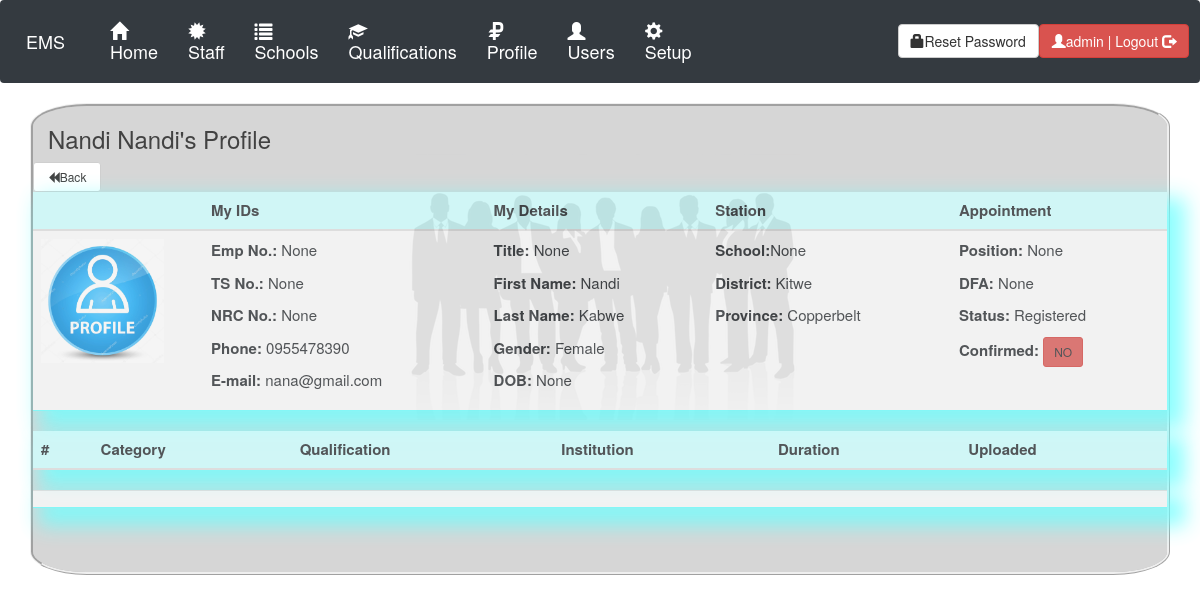
The app's page /staff/staffprofile/1 (signed in) with its own data.
### staff/models.py (models this page shows, shortened)
class Staff(models.Model):
    GENDER = (('M', 'Male'),('F', 'Female'))
    STATUS = (('Registered', 'Registered'),('Pending', 'Pending'),('Updated', 'Updated'),('Approved', 'Approved'),('Disapproved', 'Disapproved'))
    tsnumber = models.CharField("TS Number",unique=True,null=True,max_length=8)
    fname = models.CharField("First Name",max_length=20)
    lname = models.CharField("Last Name",max_length=20)
    mname = models.CharField("Middle Name",max_length=20,blank=True)
    email = models.EmailField("Email",null=True,unique=True)
    gender = models.CharField("Gender",choices=GENDER,max_length=1)
    status = models.CharField("STATUS",choices=STATUS,max_length=11,default="Registered")
    isconfirmed = models.BooleanField(default=False)
    empnumber = models.CharField("Employee No.",unique=True,null=True,max_length=8)
    mobile=models.CharField("Contact No.", max_length=20,blank=True,null=True,unique=True)
    nrc = models.CharField("NRC",max_length=11,null=True)
    birth_date = models.DateField("Date of Birth", auto_now=False, null=True)
    first_appointment = models.DateField("Date of First Appointment", auto_now=False, null=True)
    title = models.ForeignKey(Title,null=True,on_delete=models.SET_NULL)
    position = models.ForeignKey(Position,null=True,on_delete=models.SET_NULL)
    school = models.ForeignKey(School,null=True,on_delete=models.SET_NULL)
    district = models.ForeignKey(District,null=True,on_delete=models.SET_NULL)
    province = models.ForeignKey(Province,null=True,on_delete=models.SET_NULL)
    datecreated= models.DateTimeField(auto_now_add=True)
    author = models.ForeignKey(User,on_delete=models.DO_NOTHING)
    search = models.CharField("Search",max_length=200,null=True)
    comment = models.CharField("Comment",max_length=200,default=" ")
    export_to_file=models.BooleanField(default=False)
    qualifications = models.IntegerField(default=0)
    profilepic=models.ImageField("Staff Photo",upload_to='profile',default="profile/profile.jpg")
    is_updated=models.BooleanField(default=False)
    is_active=models.BooleanField(default=False)

### school/models.py (models this page shows)
class District(models.Model):
    district = models.CharField("Location",max_length=30,unique=True)
    datecreated= models.DateTimeField(auto_now_add=True)
    province = models.ForeignKey(Province,on_delete=models.DO_NOTHING)
    schoolnumber = models.IntegerField(default=0)
    staffnumber = models.IntegerField(default=0)
    author = models.ForeignKey(User,on_delete=models.DO_NOTHING)
    def __str__(self):
        return self.district

class Province(models.Model):
    province = models.CharField("Province",max_length=30,unique=True)
    datecreated= models.DateTimeField(auto_now_add=True)
    districtnumber = models.IntegerField(default=0)
    schoolnumber = models.IntegerField(default=0)
    staffnumber = models.IntegerField(default=0)
    author = models.ForeignKey(User,on_delete=models.DO_NOTHING)
    def __str__(self):
        return self.province

### staff/views.py (the view)
# urls.py: path('staff/staffprofile/<int:id>', views.staff_profile,name='staffprofile'),
@permission_required('staff.view_staff')
def staff_profile(request,id):
    record = get_object_or_404(Staff, id=id)
    profile=Staff.objects.get(id=record.id)
    qualifications=Qualification.objects.filter(staff_id=record.id).order_by('-id')
    uploads=Documentupload.objects.filter(staff_id=record.id).order_by('-isimage')
    docs=Staffdocument.objects.filter(staff_id=record.id)
    uploadcount=Documentupload.objects.filter(staff_id=record.id).order_by('-isimage').count()
    doccount=Staffdocument.objects.filter(staff_id=record.id).count()
    if record.status == "Pending":
        context={"title":'Information',"sub":record.fname+" "+record.fname+"'s","profile":profile,"myprofile":"active","qualifications":qualifications,"uploads":uploads,"docs":docs,"uploadcount":uploadcount,"doccount":doccount,"showform":'none'}
    else:
        context={"title":'Profile',"sub":record.fname+" "+record.fname+"'s","profile":profile,"myprofile":"active","qualifications":qualifications,"uploads":uploads,"docs":docs,"uploadcount":uploadcount,"doccount":doccount,"showform":'none'}
    return render(request,'staff/staffprofile.html',context)

### staff/views.py (called while the page is built)
def permission_required(perm, login_url=None, raise_exception=True):
	def check_perms(user):
		if isinstance(perm, six.string_types):
			perms = (perm, )
		else:
			perms = perm
		if user.has_perms(perms):
			return True
		if raise_exception and user.pk:
			raise PermissionDenied
		return False
	return user_passes_test(check_perms, login_url=login_url)

### staff/templates/staff/staffprofile.html (shortened to what this page needs)
{% extends 'template.html' %}
{% block content %}
{% if title == "Profile" %}
<a href="{% url 'allstaff' %}" class="btn btn-default btn-sm" style="width:6%"><i class="glyphicon glyphicon-backward"></i>Back</a>
{% else %}
<a href="{% url 'unapprovedstaff' %}" class="btn btn-default btn-sm" style="width:6%"><i class="glyphicon glyphicon-backward"></i>Back</a>
{% endif %}
	<table class="table table-striped table-hover">
     <thead>
        <th></th>
        <th>My IDs</th>
        <th>My Details</th>
        <th>Station</th>
        <th>Appointment</th>
    </thead>
        <tr>
            <td style="width: 15%;">
                <a href="{{profile.profilepic.url}}"><img src="{{profile.profilepic.url}}" style="width:80%;"></a>
            </td>
            <td>
                <p><b>Emp No.:</b> {{profile.empnumber}}</p>
                <b>TS No.:</b> {{profile.tsnumber}}</p>
                <p><b>NRC No.:</b> {{profile.nrc}}</p>
                <p><b>Phone:</b> {{profile.mobile}}</p>
                <p><b>E-mail:</b> {{profile.email}}</p>
            </td>
            <td>
                <p><b>Title:</b> {{profile.title}} </p>
                <p><b>First Name:</b> {{profile.fname}} </p>
                <p><b>Last Name:</b> {{profile.lname}}</p>
                <p><b>Gender: </b> {% if profile.gender == 'M' %}Male{% else %}Female{% endif %}</p>
                <p><b>DOB: </b> {{profile.birth_date}}</p>
            </td>
            <td>
                <p><b>School:</b>{{profile.school}}</p>
                <p><b>District:</b> {{profile.district}}</p>
                <p><b>Province:</b> {{profile.province}}</p>
            </td>
            <td>
                <p><b>Position:</b> {{profile.position}}</p>
                <p><b>DFA:</b> {{profile.first_appointment}}</p>
                <p><b>Status:</b> {{profile.status}}</p>
                <p><b>Confirmed:</b> {% if profile.isconfirmed %}<a class="btn btn-success btn-sm">YES</a>{% else %}<a class="btn btn-danger btn-sm">NO</a>{% endif %}</p>
            </td>
        </tr>
</table>
<table class="table table-striped table-hover">
    <thead>
       <th>#</th>
       <th>Category</th>
       <th>Qualification</th>
       <th>Institution</th>
       <th>Duration</th>
       <th>Uploaded</th>
   </thead>
</table>
<table class="table table-striped table-hover">
<tr>
<td>
</td>
</tr>
</table>
{% endblock %}

### account/templates/navbar.html (shortened to what this page needs)
<nav class="navbar navbar-expand-md navbar-dark fixed-top bg-dark">
  <a class="navbar-brand" href="{% url 'home' %}">EMS
  </a>
  <div class="collapse navbar-collapse" id="navbarCollapse">
    {% if request.user.is_authenticated %}
    <ul class="navbar-nav mr-auto">
      <h4>
        <li class="nav-item active">
          <a class="nav-link" href="{% url 'home' %}">
            <i class="glyphicon glyphicon-home"></i>
            <br/>Home</a>
        </li>
      </h4>
        {% include 'blank.html' %}
        <h4>
        <li class="nav-item active">
        {% if perms.staff.view_staffmodule %}
          <a class="nav-link" href="{% url 'staffmodule' %}">
           <i class="glyphicon glyphicon-certificate"></i>
            <br/>Staff</a>
            {% endif %}
        </li>
        </h4>
        {% include 'blank.html' %}
        <h4>
        <li class="nav-item active">
          {% if perms.school.view_schoolmodule %}
          <a class="nav-link" href="{% url 'schoolmodule' %}">
              <i class="glyphicon glyphicon-list"></i>
              <br/>Schools</a>
              {% endif %}
        </li>
        </h4>
        {% include 'blank.html' %}
        <h4>
        <li class="nav-item active">
          {% if perms.qualification.view_qualificationmodule %}
          <a class="nav-link" href="{% url 'qualicationmodule' %}">
              <i class="glyphicon glyphicon-education"></i>
              <br/>Qualifications</a>
              {% endif %}
        </li>
        </h4>
        {% include 'blank.html' %}
        <h4>
        <li class="nav-item active">
          {% if perms.staff.view_myprofile %} {% if user.is_active %}
          <a class="nav-link" href="{% url 'myprofile' %}"><i class="glyphicon glyphicon-ruble"></i>
            <br/>Profile</a>
            {% endif %} {% endif %}
        </li>
        </h4>
        {% include 'blank.html' %}
        <h4>
        <li class="nav-item active">
          {% if perms.account.view_usermodule %}
          <a class="nav-link" href="{% url 'user' %}">
             <i class="glyphicon glyphicon-user"></i>
              <br/>Users</a>
              {% endif %}
        </li>
        </h4>
        {% include 'blank.html' %}
        <h4>
        <li class="nav-item active">
          {% if perms.account.view_setupmodule %}
          <a class="nav-link" href="{% url 'setup' %}">
            <i class="glyphicon glyphicon-cog"></i>
            <br/>Setup</a>
            {% endif %}
        </li>
        </h4>
    </ul>
      {% endif %}
  </div>
  {% if request.user.is_authenticated %}
  <a href="{% url 'changepassword' %}" class="btn btn-default"><i class="glyphicon glyphicon-lock"></i>Reset Password</a>
    <a href="{% url 'userlogout' %}" class="btn btn-danger" onclick="return confirm('Logout of the System?')">
    <i class="glyphicon glyphicon-user"></i>{{ user }} | Logout <i class="glyphicon glyphicon-log-out"></i></a>
  {% endif %}
</nav>

### account/static/css/style.css (style rules this page uses)
body { background-image: url("../img/new.png"); background-position: center; min-height: 380px; background-repeat: no-repeat; position: relative; }
table { width: 100%; text-align: center; box-shadow: 12px 12px 20px 6px #66FFFF; font-size: 15px; overflow-x:auto; border-collapse: collapse; opacity: 0.8; }
table tr:nth-child(odd) { background: #CCFFFF; }
th, td { padding: 8px; text-align: left; border-bottom: 1px solid #66FFFF; }

### records on screen
Staff: profilepic (placeholder picture), empnumber "None", tsnumber "None", nrc "None", mobile "0955478390", email "nana@gmail.com", title "None", fname "Nandi", lname "Kabwe", birth_date "None", school "None", district "Kitwe", province "Copperbelt", position "None", first_appointment "None", status "Registered"

### other values on screen
{{ user }} "admin"
{{ sub }} "Nandi Nandi's"
{{ title }} "Profile"
